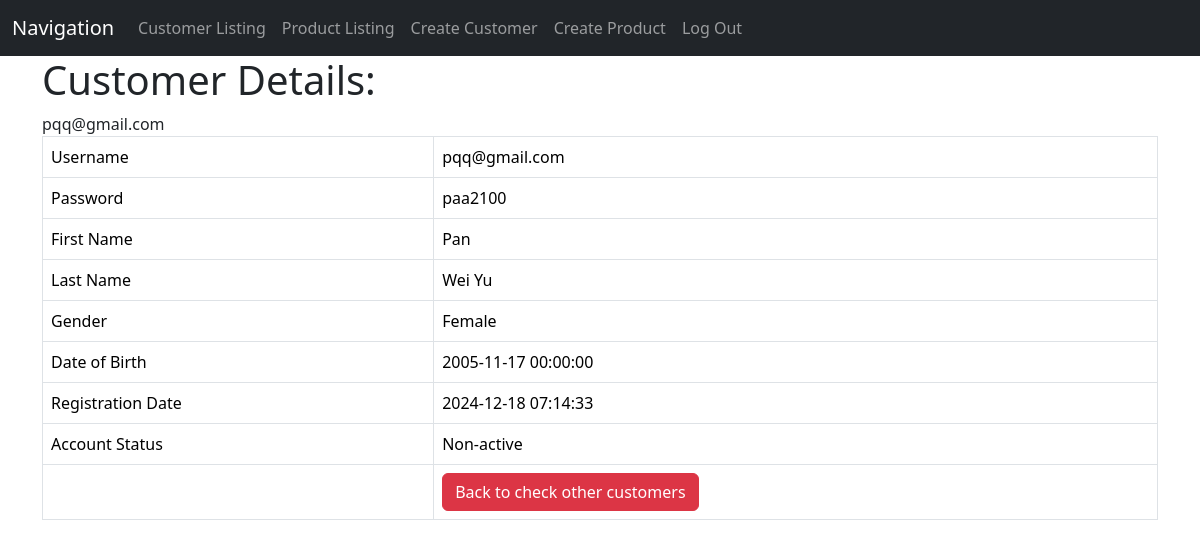
The app's page /customer_details.php?id=pqq@gmail.com with its own data.
### tables this page shows
CREATE TABLE IF NOT EXISTS `customers` (
  `user_name` varchar(50) NOT NULL,
  `password` varchar(20) NOT NULL,
  `firstname` varchar(30) NOT NULL,
  `lastname` varchar(30) NOT NULL,
  `gender` varchar(8) NOT NULL,
  `dateofbirth` datetime NOT NULL,
  `registrationdate` datetime NOT NULL,
  `accountstatus` varchar(15) NOT NULL,
  PRIMARY KEY (`user_name`)
);

### customer_details.php (the view, shortened to what this page needs)
<!DOCTYPE HTML>
<html>
<head>
    <link href="https://cdn.jsdelivr.net/npm/bootstrap@5.3.3/dist/css/bootstrap.min.css" rel="stylesheet">
</head>
<head>
    <link href="https://cdn.jsdelivr.net/npm/bootstrap@5.3.3/dist/css/bootstrap.min.css" rel="stylesheet">
</head>
<body>
    <nav class="navbar navbar-expand-lg navbar-dark bg-dark">
        <div class="container-fluid">
            <a class="navbar-brand" href="#">Navigation</a>
            <div class="collapse navbar-collapse" id="navbarNav">
                <ul class="navbar-nav">
                    <li class="nav-item">
                        <a class="nav-link" href="customer_listing.php">Customer Listing</a>
                    </li>
                    <li class="nav-item">
                        <a class="nav-link" href="product_listing.php">Product Listing</a>
                    </li>
                    <li class="nav-item">
                        <a class="nav-link" href="customer_create.php">Create Customer</a>
                    </li>
                    <li class="nav-item">
                        <a class="nav-link" href="product_create.php">Create Product</a>
                    </li>
                    <li class="nav-item">
                        <a class="nav-link" href="log_out.php">Log Out</a>
                    </li>
                </ul>
            </div>
        </div>
    </nav>
</body>
<body>
    <div class="container">
        <div class="page-header">
            <h1>Customer Details:</h1>
        </div>
        <?php
        $user_name = isset($_GET['id']) ? $_GET['id'] : die('ERROR: Record user_name not found.');
        echo $user_name;
        include 'config/database.php';
        try {
            $query = "SELECT user_name, password, firstname, lastname, gender, dateofbirth, registrationdate, accountstatus FROM customers WHERE user_name = ? LIMIT 0,1";
            $stmt = $con->prepare($query);
            $stmt->bindParam(1, $user_name);
            $stmt->execute();
            $row = $stmt->fetch(PDO::FETCH_ASSOC);
            $password = $row['password'];
            $firstname = $row['firstname'];
            $lastname = $row['lastname'];
            $gender = ($row['gender'] == 1) ? 'Male' : 'Female';
            $dateofbirth = $row['dateofbirth'];
            $registrationdate = $row['registrationdate'];
            $accountstatus = ($row['accountstatus'] == 1) ? 'Active' : 'Non-active';
        }
        catch (PDOException $exception) {
            die('ERROR: ' . $exception->getMessage());
        }
        ?>
        <table class='table table-hover table-responsive table-bordered'>
            <tr>
                <td>Username</td>
                <td><?php echo $user_name;  ?></td>
            </tr>
            <tr>
                <td>Password</td>
                <td><?php echo $password;  ?></td>
            </tr>
            <tr>
                <td>First Name</td>
                <td><?php echo $firstname;  ?></td>
            </tr>
            <tr>
                <td>Last Name</td>
                <td><?php echo $lastname;  ?></td>
            </tr>
            <tr>
                <td>Gender</td>
                <td><?php echo $gender;  ?></td>
            </tr>
            <tr>
                <td>Date of Birth</td>
                <td><?php echo $dateofbirth;  ?></td>
            </tr>
            <tr>
                <td>Registration Date</td>
                <td><?php echo $registrationdate;  ?></td>
            </tr>
            <tr>
                <td>Account Status</td>
                <td><?php echo $accountstatus;  ?></td>
            </tr>
            <tr>
                <td></td>
                <td>
                    <a href='customer_listing.php' class='btn btn-danger'>Back to check other customers</a>
                </td>
            </tr>
        </table>
    </div>
</body>
</html>

### records on screen
customers: password "paa2100", firstname "Pan", lastname "Wei Yu", gender "Female", dateofbirth "2005-11-17 00:00:00", registrationdate "2024-12-18 07:14:33", accountstatus "Non-active"

### other values on screen
$user_name "pqq@gmail.com"
